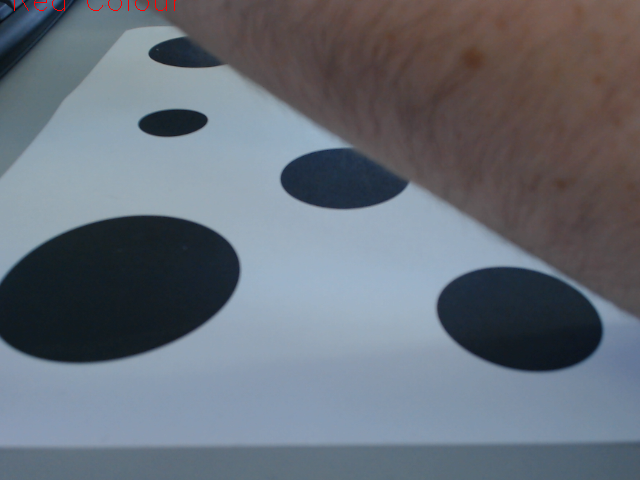
#> input picture image_test.png, 640 x 480 px, given in place of the camera
$ python remain.py
#> lines starting #> are read from the running program, lines starting #| are printed output that depends on the picture; after the words box and inside, x2 and y2 are one past the last pixel; in counts of white or black regions, pixels touching at a corner belong together
import cv2
import numpy as np
cap = cv2.VideoCapture(0)
xer = 0
pts = []
while (1):

    # Take each frame
    ret, frame = cap.read()
#> frame is the input picture: shape (480, 640, 3); mean B, G, R 119.9, 110.1, 102.9
    hsv = cv2.cvtColor(frame, cv2.COLOR_BGR2HSV)
#> hsv: shape (480, 640, 3); mean H, S, V 89.9, 62.9, 125.2

    lower_red = np.array([0, 255, 0])
    upper_red = np.array([255, 255, 255])
    mask = cv2.inRange(hsv, lower_red, upper_red)
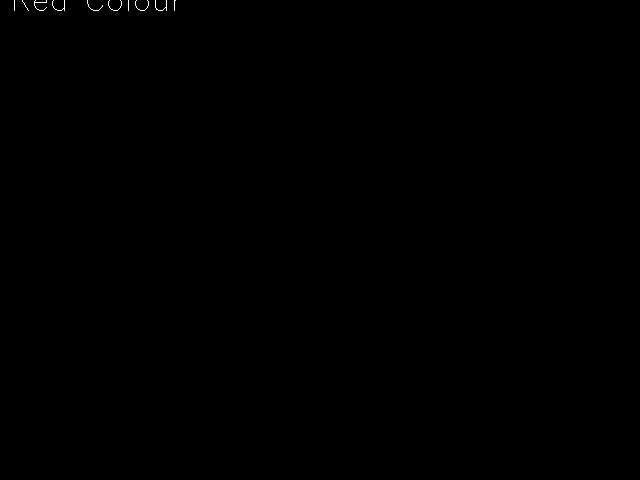
#> mask: shape (480, 640); 0.07% white in thin lines or dots, all inside (x1, y1, x2, y2) = (14, 0, 176, 11)
    (minVal, maxVal, minLoc, maxLoc) = cv2.minMaxLoc(mask)
#> minVal = 0; maxVal = 255; minLoc = (0, 0); maxLoc = (14, 0)
    # [5 lines of commented-out code are left out]


    gray = cv2.cvtColor(frame, cv2.COLOR_BGR2GRAY)
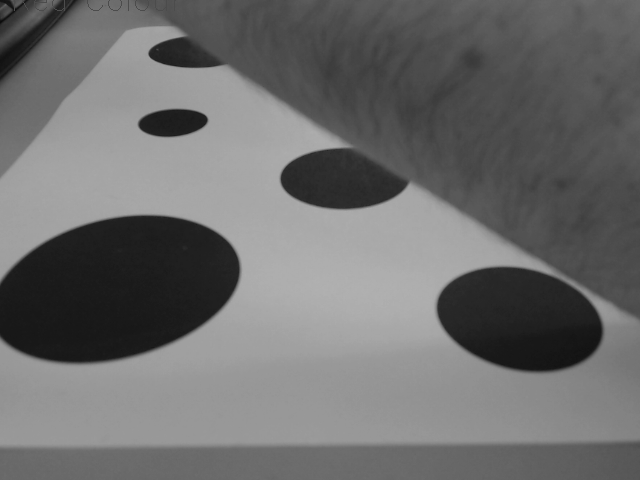
#> gray: shape (480, 640); min 11, max 177, mean 109.1

    gauss = cv2.GaussianBlur(gray, (5, 5), 0)

    canny = cv2.Canny(gauss, 50, 210)
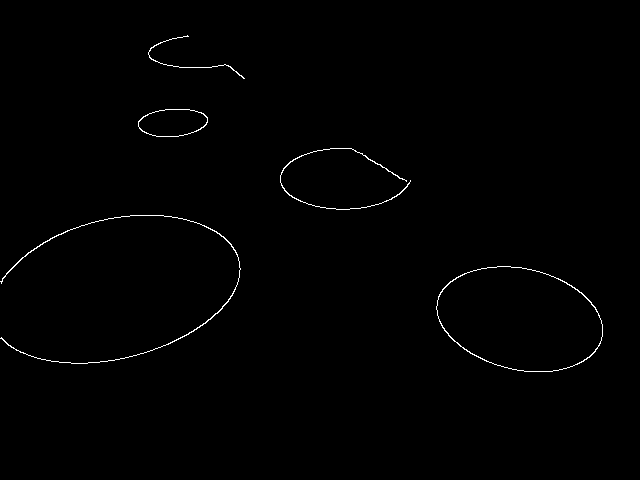
#> canny: shape (480, 640); 0.6% white in thin lines or dots, all inside (x1, y1, x2, y2) = (0, 35, 603, 372)

    cont = canny.copy()

    contr, hier = cv2.findContours(cont, cv2.RETR_EXTERNAL, cv2.CHAIN_APPROX_NONE)
#> contr = 5 contours; box (x1, y1, x2, y2) and area: (436, 266, 603, 372) 13332, (138, 109, 208, 137) 1490, (0, 215, 241, 364) 136, (280, 148, 411, 210) 70, (148, 35, 245, 79) 25
    i = 0
    truc = 0
    for cnt in contr:

        area = cv2.contourArea(cnt)
        # print(area)

        peri = cv2.arcLength(cnt, True)
        # print(peri)
        approx = cv2.approxPolyDP(cnt, 0.02 * peri, True)
        objcor = len(approx)
        # print(len(approx))
        x, y, w, h = cv2.boundingRect(approx)
        # print(x, w)
        # print(y, h)
        ratio = w / float(h)

        font = cv2.FONT_HERSHEY_SIMPLEX

        org = (x, y)

        fontScale = 1

        color = (255, 0, 0)

        thickness = 2

        """image = cv2.putText(img, str(i), org, font,
                            fontScale, color, thickness, cv2.LINE_AA)"""

        # cv2.rectangle(img, (x, y), (x + w, y + h), (0, 255, 0), 2)

        if len(approx) == 8 and area > 1000:
            truc += 1
            cv2.putText(frame, str(truc), (x,y), cv2.FONT_HERSHEY_SIMPLEX, 1, (0,255,0), 2, cv2.LINE_AA)
            #print(x, w, y, h, area, len(approx))
            if x < maxLoc[0] < x + w and y < maxLoc[1] < y + h:
                if truc == 1:
                    print("j'aime les pates", xer)
                else :
                    print("j'aime les loukoum", xer)

                xer += 1


            cv2.drawContours(frame, cnt, -1, (0, 0, 255), 3)
#> this loop made 5 passes
#> (area, peri, objcor, x, y, w, h, ratio) on passes 1, 4: (13331.5, 453.5, 8, 438, 268, 164, 101, 1.62), (1490, 167.4, 8, 138, 109, 70, 28, 2.5)
#> (area, peri, objcor, x, y, w, h, ratio) on passes 2, 3, 5: (136, 1207.3, 11, 0, 215, 238, 144, 1.65), (70.5, 634.4, 9, 280, 148, 131, 62, 2.11), (25, 318.5, 9, 148, 35, 97, 44, 2.2)
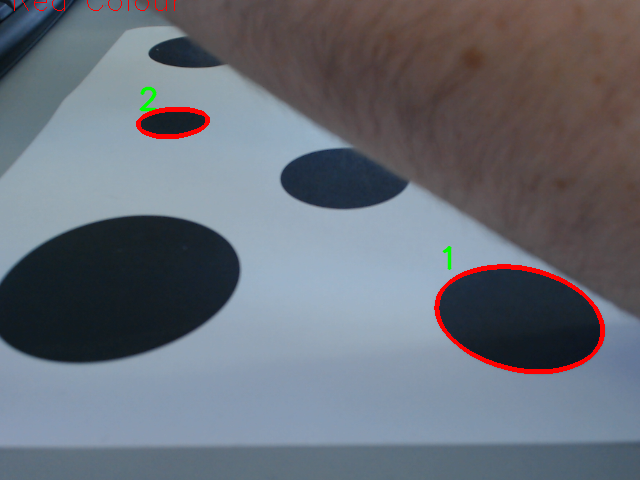
#> frame: shape (480, 640, 3); 1.01% of pixels changed, all inside (x1, y1, x2, y2) = (136, 86, 605, 374)
#> after the loop, truc = 2; xer = 0
    cv2.imshow('Track Laser', frame)


    if cv2.waitKey(1) & 0xFF == ord('q'):
#> (key q is pressed here)
        break

cap.release()
cv2.destroyAllWindows()

$ run again, on chatcasse.png
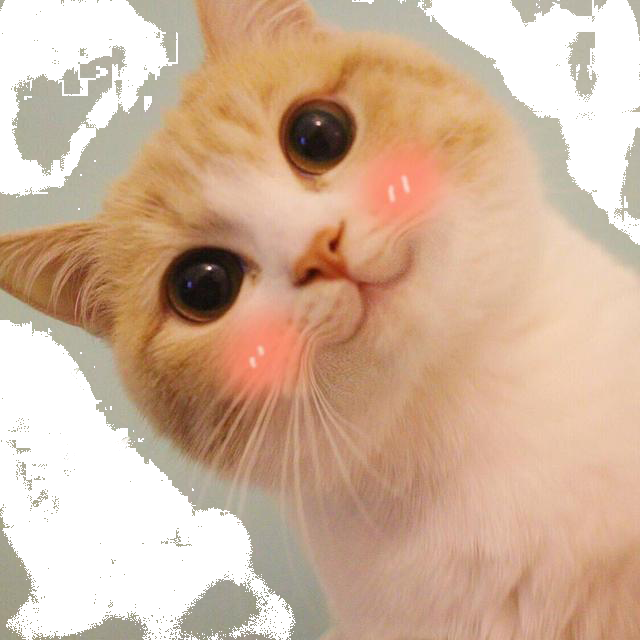
#> input picture chatcasse.png, 640 x 640 px, given in place of the camera
#> frame is the input picture: shape (640, 640, 3); mean B, G, R 154.7, 178.9, 209.2
#> hsv: shape (640, 640, 3); mean H, S, V 12, 71.4, 209.2
#> mask: shape (640, 640); 0.01% white in thin lines or dots, all inside (x1, y1, x2, y2) = (169, 133, 338, 323)
#> minVal = 0; maxVal = 255; minLoc = (0, 0); maxLoc = (290, 133)
#> `gray = cv2.cvtColor(frame, cv2.COLOR_BGR2GRAY)`:
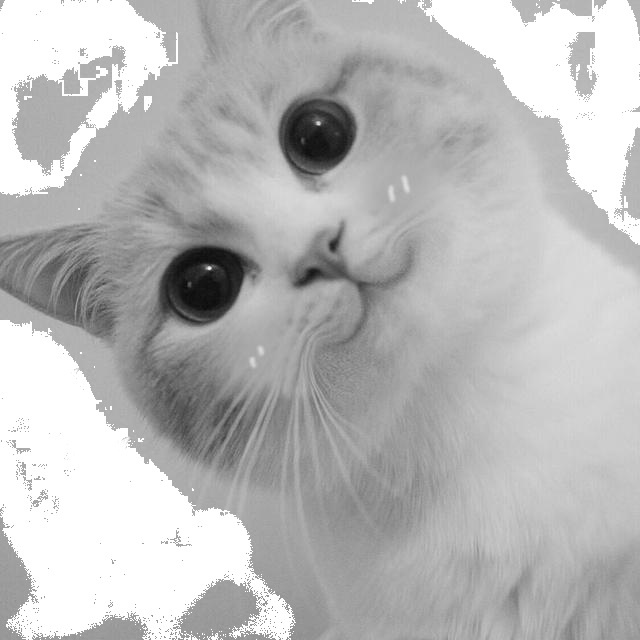
#> gray: shape (640, 640); min 10, max 255, mean 185.2
#> `canny = cv2.Canny(gauss, 50, 210)`:
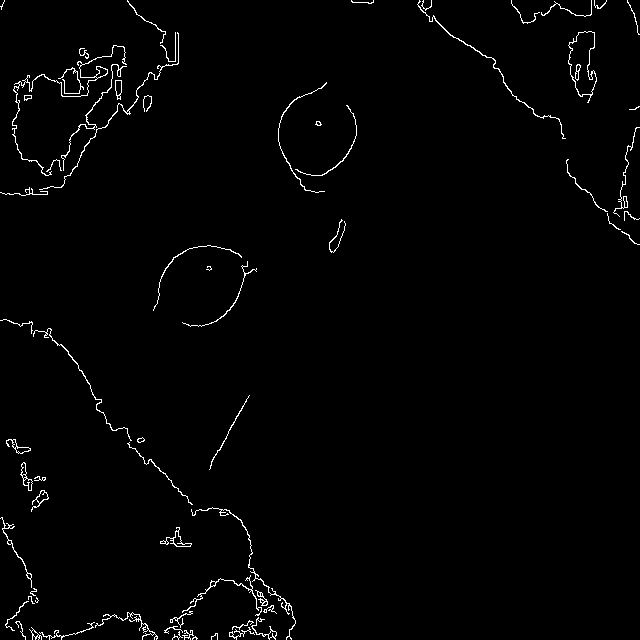
#> canny: shape (640, 640); 1.5% white in thin lines or dots
#> contr = 66 contours, 34 with area under 20; largest, box (x1, y1, x2, y2) and area: (568, 31, 597, 103) 1226, (12, 45, 127, 176) 174, (160, 527, 192, 547) 137, (20, 462, 33, 491) 131, (6, 439, 31, 454) 104
#> the loop `for cnt in contr: ` made 66 passes
#> (area, peri, objcor, x, y, w, h, ratio) on passes 5, 6, 8, 11, 12, 13, 18, 20: (25, 123.1, 14, 229, 627, 26, 13, 2), (37.5, 63.01, 14, 29, 627, 13, 13, 1), (21, 194.3, 8, 39, 622, 56, 18, 3.11), (65, 139.5, 15, 251, 617, 26, 23, 1.13), (58, 355.8, 8, 95, 612, 63, 28, 2.25), (22.5, 103.5, 10, 170, 611, 23, 17, 1.35), (53, 65.11, 11, 255, 590, 13, 16, 0.812), (71.5, 368.2, 8, 182, 575, 80, 41, 1.95)

$ run again, on gris.png
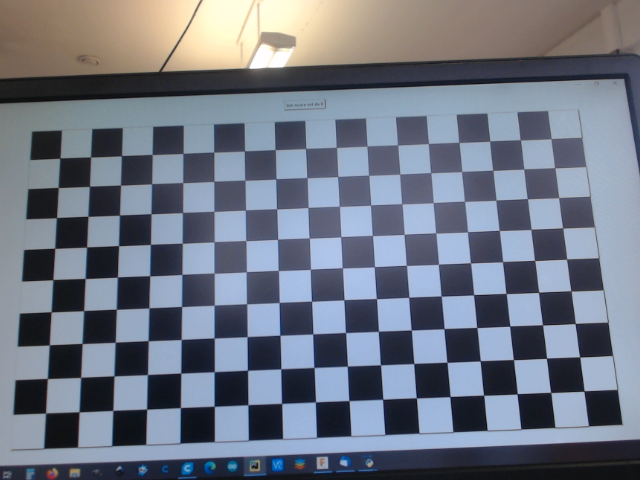
#> input picture gris.png, 640 x 480 px, given in place of the camera
#> frame is the input picture: shape (480, 640, 3); mean B, G, R 132, 118.4, 111.4
#> hsv: shape (480, 640, 3); mean H, S, V 96.4, 62.8, 137.5
#> mask: shape (480, 640); 0.07% white in thin lines or dots, all inside (x1, y1, x2, y2) = (164, 411, 349, 475)
#> minVal = 0; maxVal = 255; minLoc = (0, 0); maxLoc = (249, 411)
#> `gray = cv2.cvtColor(frame, cv2.COLOR_BGR2GRAY)`:
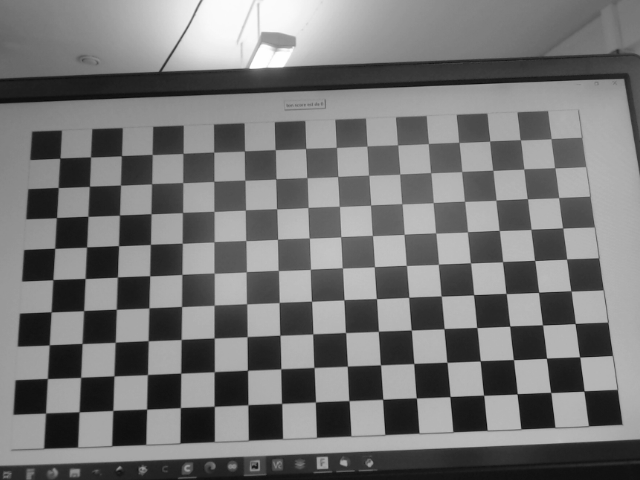
#> gray: shape (480, 640); min 9, max 255, mean 117.8
#> `canny = cv2.Canny(gauss, 50, 210)`:
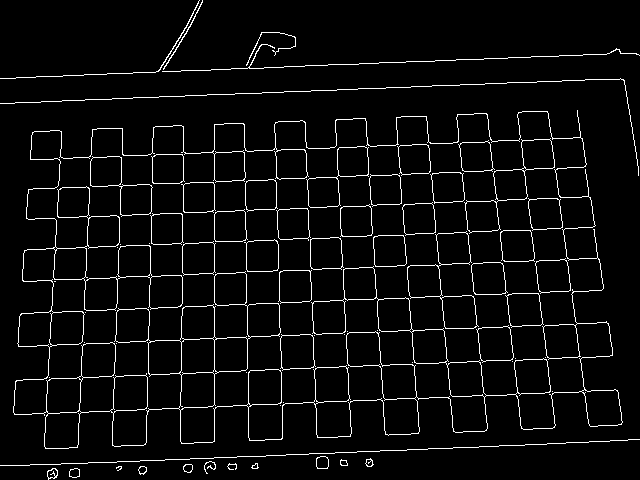
#> canny: shape (480, 640); 4.6% white in thin lines or dots
#> contr = 18 contours, 6 with area under 20; largest, box (x1, y1, x2, y2) and area: (13, 110, 623, 449) 157616, (316, 456, 329, 469) 133, (47, 468, 58, 480) 82, (69, 468, 80, 478) 78, (183, 464, 193, 473) 62
#> the loop `for cnt in contr: ` made 18 passes
#> (area, peri, objcor, x, y, w, h, ratio) on passes 1, 2, 3, 5, 6, 9, 10, 11: (77.5, 35.07, 7, 69, 468, 11, 10, 1.1), (82.5, 37.56, 8, 47, 468, 11, 12, 0.917), (49, 28.14, 9, 138, 466, 9, 9, 1), (61.5, 29.9, 7, 183, 464, 10, 9, 1.11), (21.5, 21.07, 11, 251, 463, 8, 6, 1.33), (33, 23.66, 7, 340, 459, 8, 7, 1.14), (43.5, 26.73, 10, 365, 458, 9, 9, 1), (133, 44.49, 7, 316, 456, 13, 13, 1)
#> after the loop `for cnt in contr:`: truc = 0
